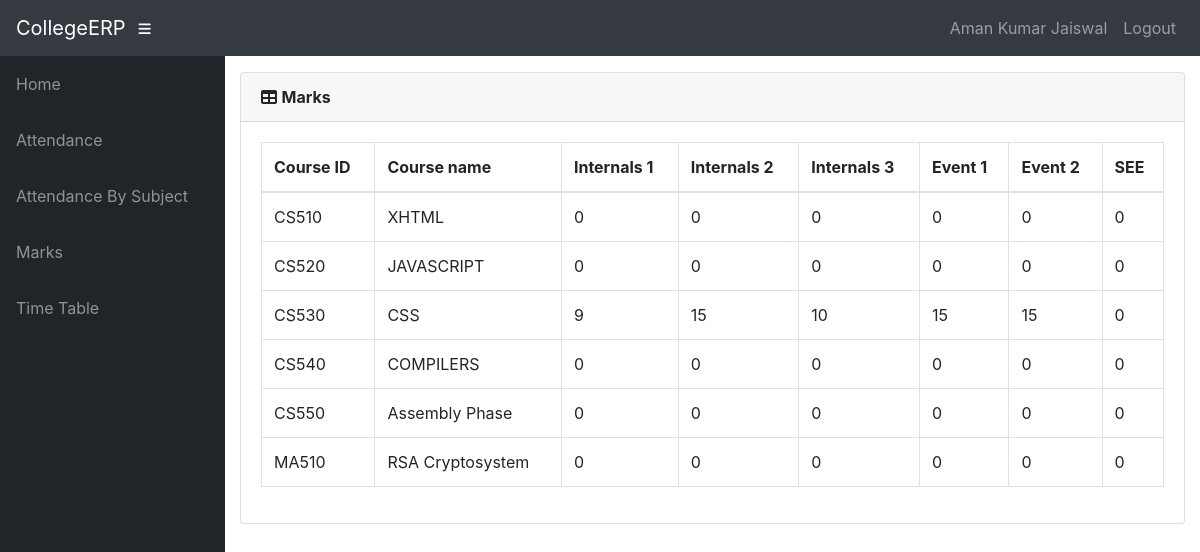
Page /info/student/CS08/marks_list/ (signed in) on the committed database.
### info/models.py (models this page shows, shortened)
class User(AbstractUser):
    @property
    def is_student(self):
        if hasattr(self, 'student'):
            return True
        return False

class Student(models.Model):
    user = models.OneToOneField(User, on_delete=models.CASCADE, null=True)
    class_id = models.ForeignKey(Class, on_delete=models.CASCADE, default=1)
    USN = models.CharField(primary_key='True', max_length=100)
    name = models.CharField(max_length=200)
    sex = models.CharField(max_length=50, choices=sex_choice, default='Male')
    DOB = models.DateField(default='1998-01-01')

class StudentCourse(models.Model):
    student = models.ForeignKey(Student, on_delete=models.CASCADE)
    course = models.ForeignKey(Course, on_delete=models.CASCADE)
    class Meta:
        unique_together = (('student', 'course'),)
        verbose_name_plural = 'Marks'

class Course(models.Model):
    dept = models.ForeignKey(Dept, on_delete=models.CASCADE)
    id = models.CharField(primary_key='True', max_length=50)
    name = models.CharField(max_length=50)
    shortname = models.CharField(max_length=50, default='X')

class Marks(models.Model):
    studentcourse = models.ForeignKey(StudentCourse, on_delete=models.CASCADE)
    name = models.CharField(max_length=50, choices=test_name, default='Internal test 1')
    marks1 = models.IntegerField(default=0, validators=[MinValueValidator(0), MaxValueValidator(100)])
    class Meta:
        unique_together = (('studentcourse', 'name'),)

### info/views.py (the view)
# urls.py: path('student/<slug:stud_id>/marks_list/', views.marks_list, name='marks_list'),
@login_required()
def marks_list(request, stud_id):
    stud = Student.objects.get(USN=stud_id, )
    ass_list = Assign.objects.filter(class_id_id=stud.class_id)
    sc_list = []
    for ass in ass_list:
        try:
            sc = StudentCourse.objects.get(student=stud, course=ass.course)
        except StudentCourse.DoesNotExist:
            sc = StudentCourse(student=stud, course=ass.course)
            sc.save()
            sc.marks_set.create(type='I', name='Internal test 1')
            sc.marks_set.create(type='I', name='Internal test 2')
            sc.marks_set.create(type='I', name='Internal test 3')
            sc.marks_set.create(type='E', name='Event 1')
            sc.marks_set.create(type='E', name='Event 2')
            sc.marks_set.create(type='S', name='Semester End Exam')
        sc_list.append(sc)
    return render(request, 'info/marks_list.html', {'sc_list': sc_list})

### info/templates/info/marks_list.html
{% extends 'info/base.html' %}
    {% load static %}
    {% block content %}
                  <div class="card mb-3">
            <div class="card-header">
              <i class="fas fa-table"></i>
            <b>Marks</b></div>
            <div class="card-body">
              <div class="table-responsive">
                <table class="table table-bordered" id="dataTable" width="100%" cellspacing="0">
                  <thead>
                    <tr>
                        <th>Course ID</th>
                        <th>Course name</th>
                        <th>Internals 1</th>
                        <th>Internals 2</th>
                        <th>Internals 3</th>
                        <th>Event 1</th>
                        <th>Event 2</th>
                        <th>SEE</th>
                    </tr>
                  </thead>
                  <tbody>
                    {% for sc in sc_list %}
                    <tr>
                        <td>{{ sc.course_id }}</td>
                        <td>{{sc.course.name}}</td>
                        {% for m in sc.marks_set.all %}
                            <td>{{ m.marks1 }}</td>
                        {% endfor %}
                    </tr>
                    {% empty %}
                            <p>student has no courses</p>
                    {% endfor %}
                  </tbody>
                </table>
              </div>
            </div>
          </div>
    {% endblock %}

### info/templates/info/base.html (shortened to what this page needs)
<!DOCTYPE html>
<html lang="en">
  <head>
      {% load static %}
    <link href="{% static '/info/bootstrap/vendor/bootstrap/css/bootstrap.min.css' %}" rel="stylesheet">
    <link href="{% static '/info/bootstrap/vendor/fontawesome-free/css/all.min.css' %}" rel="stylesheet" type="text/css">
    <link href="{% static '/info/bootstrap/vendor/datatables/dataTables.bootstrap4.css' %}" rel="stylesheet">
    <link href="{% static '/info/bootstrap/css/sb-admin.css' %}" rel="stylesheet">
  </head>
  <body id="page-top">
    <nav class="navbar navbar-expand navbar-dark bg-dark static-top">
      <a class="navbar-brand mr-1" href="{% url 'index' %}">CollegeERP</a>
      <button class="btn btn-link btn-sm text-white order-1 order-sm-0" id="sidebarToggle" href="#">
        <i class="fas fa-bars"></i>
      </button>
        <div class="collapse navbar-collapse" id="navbarResponsive">
          <ul class="navbar-nav ml-auto">
            <li class="nav-item">
                {% if request.user.is_student %}
                    <a class="nav-link text-capitalize">{{ request.user.student.name }}</a>
                {% elif request.user.is_teacher %}
                    <a class="nav-link text-capitalize">{{ request.user.teacher.name }}</a>
                {% endif %}
            </li>
            <li class="nav-item">
                <a class="nav-link" href="#" data-toggle="modal" data-target="#logoutModal">Logout</a>
            </li>
          </ul>
        </div>
    </nav>
    <div id="wrapper">
      <ul class="sidebar navbar-nav">
            <li class="nav-item">
              <a class="nav-link" href="{% url 'index' %}">
                <span>Home</span>
              </a>
            </li>
        {% if request.user.is_student %}
            <li class="nav-item">
              <a class="nav-link" href="{% url 'attendance' request.user.student.USN %}">
                <span>Attendance</span>
              </a>
            </li>
            <li class="nav-item">
              <a class="nav-link" href="{% url 'attendance' request.user.student.USN %}">
                <span>Attendance By Subject</span>
              </a>
            </li>
            <li class="nav-item">
              <a class="nav-link" href="{% url 'marks_list' request.user.student.USN %}">
                <span>Marks</span>
              </a>
            </li>
              <li class="nav-item">
              <a class="nav-link" href="{% url 'timetable' request.user.student.class_id_id %}">
                <span>Time Table</span>
              </a>
            </li>
        {% endif %}
      </ul>
      <div id="content-wrapper">
        <div class="container-fluid">
            {% block content %}
            {% endblock %}
        </div>
      </div>
    </div>
  </body>
</html>

### rows in the picture
User: user.student.name "Aman Kumar Jaiswal"
StudentCourse: course_id "CS510", course.name "XHTML"
Marks: marks1 "0"
Marks: marks1 "0"
Marks: marks1 "0"
Marks: marks1 "0"
Marks: marks1 "0"
Marks: marks1 "0"
StudentCourse: course_id "CS520", course.name "JAVASCRIPT"
Marks: marks1 "0"
Marks: marks1 "0"
Marks: marks1 "0"
Marks: marks1 "0"
Marks: marks1 "0"
Marks: marks1 "0"
StudentCourse: course_id "CS530", course.name "CSS"
Marks: marks1 "9"
Marks: marks1 "15"
Marks: marks1 "10"
Marks: marks1 "15"
Marks: marks1 "15"
Marks: marks1 "0"
StudentCourse: course_id "CS540", course.name "COMPILERS"
Marks: marks1 "0"
Marks: marks1 "0"
Marks: marks1 "0"
Marks: marks1 "0"
Marks: marks1 "0"
Marks: marks1 "0"
StudentCourse: course_id "CS550", course.name "Assembly Phase"
Marks: marks1 "0"
Marks: marks1 "0"
Marks: marks1 "0"
Marks: marks1 "0"
Marks: marks1 "0"
Marks: marks1 "0"
StudentCourse: course_id "MA510", course.name "RSA Cryptosystem"
Marks: marks1 "0"
Marks: marks1 "0"
Marks: marks1 "0"
Marks: marks1 "0"
Marks: marks1 "0"
Marks: marks1 "0"
